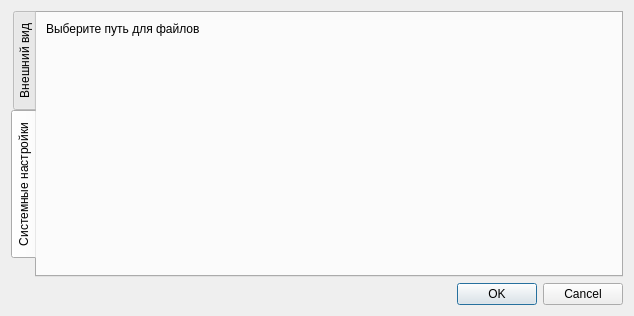
<?xml version="1.0" encoding="UTF-8"?>
<ui version="4.0">
 <class>PreferenceDialog</class>
 <widget class="QDialog" name="PreferenceDialog">
  <property name="geometry">
   <rect>
    <x>0</x>
    <y>0</y>
    <width>634</width>
    <height>316</height>
   </rect>
  </property>
  <property name="windowTitle">
   <string>Dialog</string>
  </property>
  <layout class="QVBoxLayout" name="verticalLayout">
   <item>
    <widget class="QTabWidget" name="tabWidget">
     <property name="tabPosition">
      <enum>QTabWidget::West</enum>
     </property>
     <property name="tabShape">
      <enum>QTabWidget::Rounded</enum>
     </property>
     <property name="currentIndex">
      <number>1</number>
     </property>
     <property name="elideMode">
      <enum>Qt::ElideNone</enum>
     </property>
     <property name="usesScrollButtons">
      <bool>true</bool>
     </property>
     <property name="documentMode">
      <bool>false</bool>
     </property>
     <property name="tabsClosable">
      <bool>false</bool>
     </property>
     <property name="movable">
      <bool>false</bool>
     </property>
     <property name="tabBarAutoHide">
      <bool>false</bool>
     </property>
     <widget class="QWidget" name="interface_settings">
      <attribute name="title">
       <string>Внешний вид</string>
      </attribute>
      <layout class="QFormLayout" name="formLayout">
       <item row="0" column="0">
        <widget class="QLabel" name="label">
         <property name="text">
          <string>Выбор шрифта</string>
         </property>
        </widget>
       </item>
       <item row="0" column="1">
        <widget class="QFontComboBox" name="fontComboBox"/>
       </item>
       <item row="1" column="0">
        <widget class="QLabel" name="label_2">
         <property name="text">
          <string>Выбор темы</string>
         </property>
        </widget>
       </item>
       <item row="1" column="1">
        <widget class="QComboBox" name="comboBox"/>
       </item>
       <item row="2" column="0">
        <widget class="QLabel" name="label_3">
         <property name="text">
          <string>Переключение между светлой и тёмной темами</string>
         </property>
        </widget>
       </item>
       <item row="2" column="1">
        <widget class="QCheckBox" name="checkBox">
         <property name="text">
          <string/>
         </property>
        </widget>
       </item>
      </layout>
     </widget>
     <widget class="QWidget" name="system_settings">
      <attribute name="title">
       <string>Системные настройки</string>
      </attribute>
      <layout class="QFormLayout" name="formLayout_2">
       <item row="0" column="0">
        <widget class="QLabel" name="label_4">
         <property name="text">
          <string>Выберите путь для файлов</string>
         </property>
        </widget>
       </item>
      </layout>
     </widget>
    </widget>
   </item>
   <item>
    <widget class="QDialogButtonBox" name="buttonBox">
     <property name="orientation">
      <enum>Qt::Horizontal</enum>
     </property>
     <property name="standardButtons">
      <set>QDialogButtonBox::Cancel|QDialogButtonBox::Ok</set>
     </property>
    </widget>
   </item>
  </layout>
 </widget>
 <resources/>
 <connections>
  <connection>
   <sender>buttonBox</sender>
   <signal>accepted()</signal>
   <receiver>PreferenceDialog</receiver>
   <slot>accept()</slot>
   <hints>
    <hint type="sourcelabel">
     <x>248</x>
     <y>254</y>
    </hint>
    <hint type="destinationlabel">
     <x>157</x>
     <y>274</y>
    </hint>
   </hints>
  </connection>
  <connection>
   <sender>buttonBox</sender>
   <signal>rejected()</signal>
   <receiver>PreferenceDialog</receiver>
   <slot>reject()</slot>
   <hints>
    <hint type="sourcelabel">
     <x>316</x>
     <y>260</y>
    </hint>
    <hint type="destinationlabel">
     <x>286</x>
     <y>274</y>
    </hint>
   </hints>
  </connection>
 </connections>
</ui>
